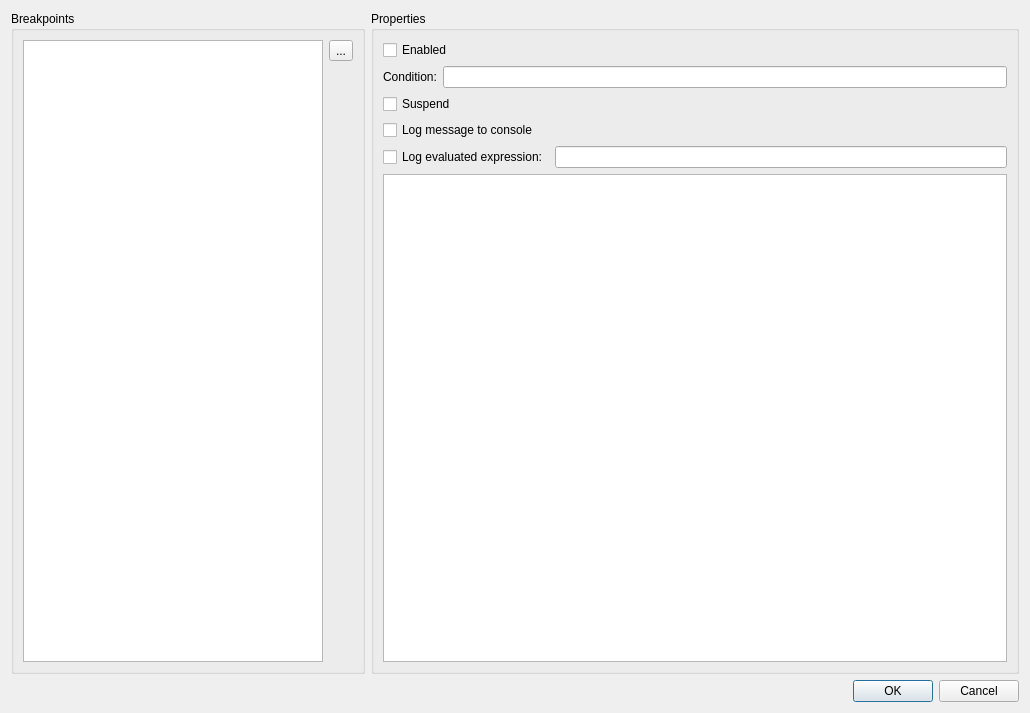
<?xml version="1.0" encoding="UTF-8"?>
<ui version="4.0">
 <class>Dialog</class>
 <widget class="QDialog" name="Dialog">
  <property name="geometry">
   <rect>
    <x>0</x>
    <y>0</y>
    <width>1030</width>
    <height>713</height>
   </rect>
  </property>
  <property name="windowTitle">
   <string>Edit breakpoints</string>
  </property>
  <layout class="QVBoxLayout" name="verticalLayout_2">
   <item>
    <layout class="QHBoxLayout" name="horizontalLayout_2" stretch="0,1">
     <item>
      <widget class="QGroupBox" name="groupBox">
       <property name="sizePolicy">
        <sizepolicy hsizetype="Preferred" vsizetype="Preferred">
         <horstretch>0</horstretch>
         <verstretch>0</verstretch>
        </sizepolicy>
       </property>
       <property name="title">
        <string>Breakpoints</string>
       </property>
       <layout class="QHBoxLayout" name="horizontalLayout">
        <item>
         <widget class="QTreeWidget" name="tree_breakpoints">
          <property name="sizePolicy">
           <sizepolicy hsizetype="Expanding" vsizetype="Expanding">
            <horstretch>0</horstretch>
            <verstretch>0</verstretch>
           </sizepolicy>
          </property>
          <property name="minimumSize">
           <size>
            <width>300</width>
            <height>0</height>
           </size>
          </property>
          <property name="sizeAdjustPolicy">
           <enum>QAbstractScrollArea::AdjustToContents</enum>
          </property>
          <property name="textElideMode">
           <enum>Qt::ElideLeft</enum>
          </property>
          <attribute name="headerVisible">
           <bool>false</bool>
          </attribute>
          <attribute name="headerCascadingSectionResizes">
           <bool>false</bool>
          </attribute>
          <column>
           <property name="text">
            <string notr="true">1</string>
           </property>
          </column>
         </widget>
        </item>
        <item>
         <layout class="QVBoxLayout" name="verticalLayout">
          <item>
           <widget class="QToolButton" name="bt_remove_bp">
            <property name="text">
             <string>...</string>
            </property>
            <property name="icon">
             <iconset theme="list-remove">
              <normaloff/>
             </iconset>
            </property>
           </widget>
          </item>
          <item>
           <spacer name="verticalSpacer">
            <property name="orientation">
             <enum>Qt::Vertical</enum>
            </property>
            <property name="sizeHint" stdset="0">
             <size>
              <width>20</width>
              <height>40</height>
             </size>
            </property>
           </spacer>
          </item>
         </layout>
        </item>
       </layout>
      </widget>
     </item>
     <item>
      <widget class="QGroupBox" name="groupBoxProperties">
       <property name="sizePolicy">
        <sizepolicy hsizetype="Expanding" vsizetype="Preferred">
         <horstretch>0</horstretch>
         <verstretch>0</verstretch>
        </sizepolicy>
       </property>
       <property name="title">
        <string>Properties</string>
       </property>
       <property name="checkable">
        <bool>false</bool>
       </property>
       <layout class="QVBoxLayout" name="verticalLayout_3">
        <item>
         <widget class="QCheckBox" name="cb_enabled">
          <property name="sizePolicy">
           <sizepolicy hsizetype="Expanding" vsizetype="Fixed">
            <horstretch>0</horstretch>
            <verstretch>0</verstretch>
           </sizepolicy>
          </property>
          <property name="text">
           <string>Enabled</string>
          </property>
         </widget>
        </item>
        <item>
         <layout class="QHBoxLayout" name="horizontalLayout_3">
          <property name="topMargin">
           <number>0</number>
          </property>
          <item>
           <widget class="QLabel" name="label_2">
            <property name="text">
             <string>Condition:</string>
            </property>
           </widget>
          </item>
          <item>
           <widget class="QLineEdit" name="edit_condition">
            <property name="minimumSize">
             <size>
              <width>250</width>
              <height>0</height>
             </size>
            </property>
           </widget>
          </item>
         </layout>
        </item>
        <item>
         <widget class="QCheckBox" name="cb_suspend">
          <property name="toolTip">
           <string>True to suspend program when the debugger hits the breakpoint. False to continue.</string>
          </property>
          <property name="text">
           <string>Suspend</string>
          </property>
         </widget>
        </item>
        <item>
         <widget class="QCheckBox" name="cb_log_msg">
          <property name="text">
           <string>Log message to console</string>
          </property>
         </widget>
        </item>
        <item>
         <layout class="QHBoxLayout" name="horizontalLayout_4">
          <property name="topMargin">
           <number>0</number>
          </property>
          <item>
           <widget class="QCheckBox" name="cb_log_exp">
            <property name="text">
             <string>Log evaluated expression:</string>
            </property>
           </widget>
          </item>
          <item>
           <widget class="QLineEdit" name="edit_log_exp"/>
          </item>
         </layout>
        </item>
        <item>
         <widget class="DisplayEditor" name="editor">
          <property name="readOnly">
           <bool>true</bool>
          </property>
         </widget>
        </item>
       </layout>
      </widget>
     </item>
    </layout>
   </item>
   <item>
    <widget class="QDialogButtonBox" name="buttonBox">
     <property name="orientation">
      <enum>Qt::Horizontal</enum>
     </property>
     <property name="standardButtons">
      <set>QDialogButtonBox::Cancel|QDialogButtonBox::Ok</set>
     </property>
    </widget>
   </item>
  </layout>
 </widget>
 <customwidgets>
  <customwidget>
   <class>DisplayEditor</class>
   <extends>QPlainTextEdit</extends>
   <header>hackedit_python.editor</header>
  </customwidget>
 </customwidgets>
 <resources>
  <include location="hackedit_python.qrc"/>
 </resources>
 <connections>
  <connection>
   <sender>buttonBox</sender>
   <signal>accepted()</signal>
   <receiver>Dialog</receiver>
   <slot>accept()</slot>
   <hints>
    <hint type="sourcelabel">
     <x>248</x>
     <y>254</y>
    </hint>
    <hint type="destinationlabel">
     <x>157</x>
     <y>274</y>
    </hint>
   </hints>
  </connection>
  <connection>
   <sender>buttonBox</sender>
   <signal>rejected()</signal>
   <receiver>Dialog</receiver>
   <slot>reject()</slot>
   <hints>
    <hint type="sourcelabel">
     <x>316</x>
     <y>260</y>
    </hint>
    <hint type="destinationlabel">
     <x>286</x>
     <y>274</y>
    </hint>
   </hints>
  </connection>
 </connections>
</ui>
